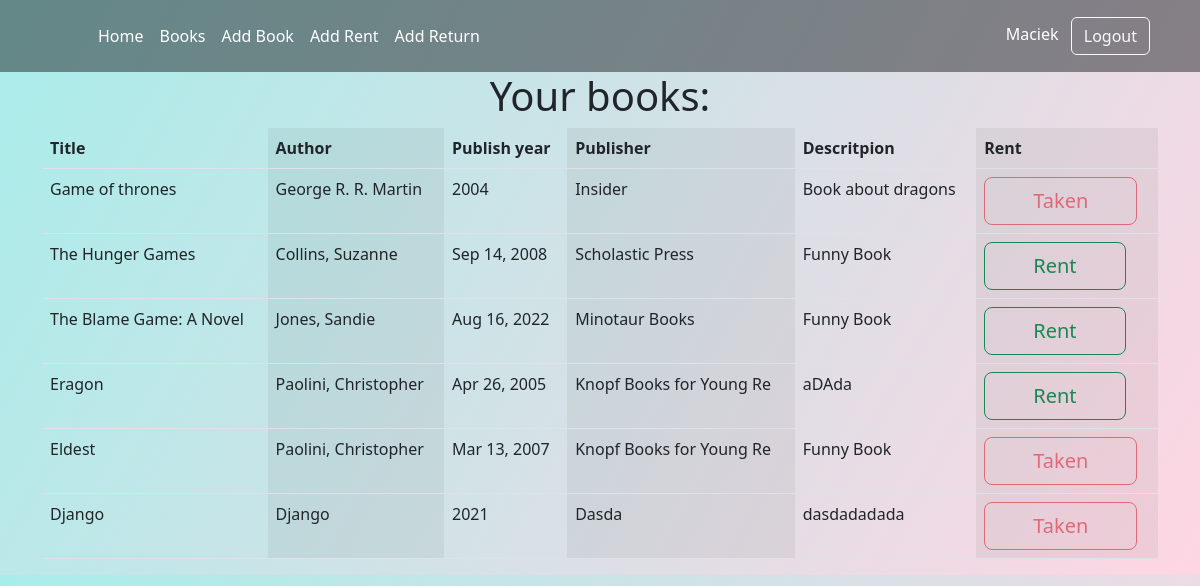
/books/ (signed in), run on the app's committed database.
### base/models.py (models this page shows, shortened)
class Book(models.Model):
    title = models.CharField(max_length=100)
    author = models.CharField(max_length=100)
    publish_year = models.CharField(max_length=30)
    publisher = models.CharField(max_length=100)
    descritpion = models.CharField(max_length=600)
    free = models.BooleanField(null=True)

### base/views.py (the view)
# urls.py: path('books/', views.books, name='books'),
def books(request):
    book = Book.objects.all()
    context = {'books' : book}
    return render(request, 'base/book.html', context)

### base/templates/base/book.html
{%extends 'base.html'%}
{% block content %}
<div class="container">
  <div class="d-flex align-items-center justify-content-center ">
    <h1>Your books:</h1>
  </div>
  <table class="table table-striped-columns">
    <thead>
      <tr>
        <th scope="col">Title</th>
        <th scope="col">Author</th>
        <th scope="col">Publish year</th>
        <th scope="col">Publisher</th>
        <th scope="col">Descritpion</th>
        <th scope="col">Rent</th>
      </tr>
    </thead>
    <tbody>
      {% for book in books %}
      <tr>
        {% url 'rentbook' book.id as url %}
        <td>{{book.title}}</td>
        <td>{{book.author}}</td>
        <td>{{book.publish_year}}</td>
        <td>{{book.publisher}}</td>
        <td>{{book.descritpion}}</td>
        {% if book.free %}
        <td><a href="{{ url }}"><button class="btn btn-outline-success btn-lg px-5" type="submit"
              name="rent">Rent</button></a></td>
        {% else %}
        <td><button class="btn btn-outline-danger btn-lg px-5" type="submit" disabled>Taken</button></td>
        {% endif %}
      </tr>
      {% endfor %}
    </tbody>
  </table>
</div>
{% endblock content %}

### templates/navbar.html (shortened to what this page needs)
{% if request.user.is_staff %}
<header class="p-3 text-bg-dark bg-opacity-50">
    <div class="container">
      <div class="d-flex flex-wrap align-items-center justify-content-center justify-content-lg-start">
        <a href="/" class="d-flex align-items-center mb-2 mb-lg-0 text-white text-decoration-none">
          <svg class="bi me-2" width="40" height="32" role="img" aria-label="Bootstrap"><use xlink:href="#bootstrap"></use></svg>
        </a>
        <ul class="nav col-12 col-lg-auto me-lg-auto mb-2 justify-content-center mb-md-0">
          <li><a href="/" class="nav-link px-2 text-white">Home</a></li>
          <li><a href="/books" class="nav-link px-2 text-white">Books</a></li>
          <li><a href="/add_book" class="nav-link px-2 text-white">Add Book</a></li>
          <li><a href="" class="nav-link px-2 text-white">Add Rent</a></li>
          <li><a href="" class="nav-link px-2 text-white">Add Return</a></li>
        </ul>
        <div class="text-end">
            <span class="navbar-text px-2 text-white">{{request.user |capfirst }}</span>
            <a href="/logout"><button type="button" class="btn btn-outline-light me-2" href="/logout">Logout</button></a>
        </div>
      </div>
    </div>
  </header>
{% endif %}

### data on the page
Book: title "Game of thrones", author "George R. R. Martin", publish_year "2004", publisher "Insider", descritpion "Book about dragons", free "Taken"
Book: title "The Hunger Games", author "Collins, Suzanne", publish_year "Sep 14, 2008", publisher "Scholastic Press", descritpion "Funny Book"
Book: title "The Blame Game: A Novel", author "Jones, Sandie", publish_year "Aug 16, 2022", publisher "Minotaur Books", descritpion "Funny Book"
Book: title "Eragon", author "Paolini, Christopher", publish_year "Apr 26, 2005", publisher "Knopf Books for Young Re", descritpion "aDAda"
Book: title "Eldest", author "Paolini, Christopher", publish_year "Mar 13, 2007", publisher "Knopf Books for Young Re", descritpion "Funny Book", free "Taken"
Book: title "Django", author "Django", publish_year "2021", publisher "Dasda", descritpion "dasdadadada", free "Taken"

### other printed values
{{ request.user |capfirst }} "Maciek"
